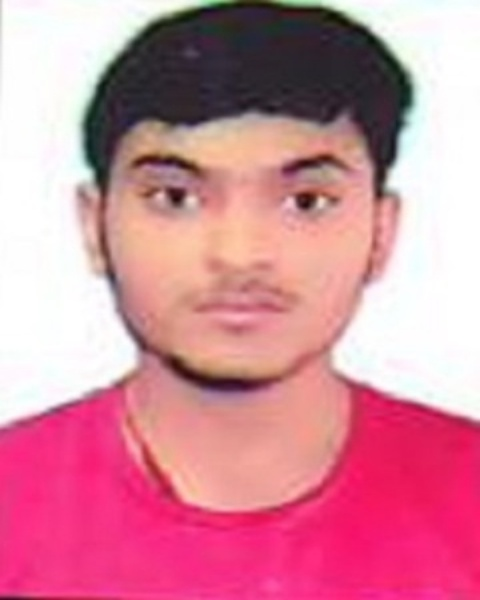
#> input picture vasu.jpg, 480 x 600 px
$ python image_resizer.py
#> lines starting #> are read from the running program, lines starting #| are printed output that depends on the picture
import cv2

#to load image
image = cv2.imread('vasu.jpg')
#> image is the input picture: shape (600, 480, 3); mean B, G, R 155.1, 137.5, 210.2
cv2.imshow('my_photu',image)

#windows will show the mage until you press any key
cv2.waitKey(0)

width = int(input("Please enter width you want to set"))
#> the answer given: 100
height = int(input("Please enter height you want to set"))
#> the answer given: 100

dsize = (width,height) #its tupple

# resize image
output = cv2.resize(image, dsize)
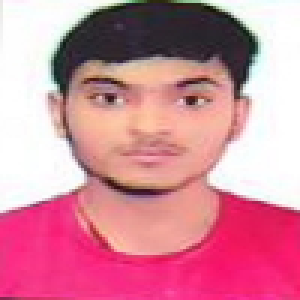
#> output: shape (100, 100, 3) (shown 3 times larger); mean B, G, R 155.2, 137.6, 210.2

#make the change pemanent
cv2.imwrite('vasu.jpg',output)
